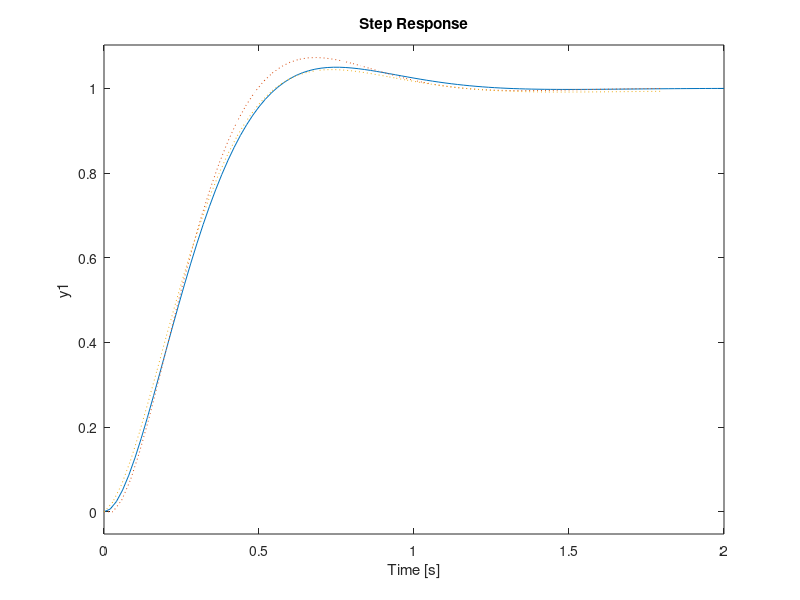

The MATLAB source for this figure:
% Generate desired state space model from overshoot and settling time

close all

OS = 0.05;  % overshoot
ts = 1;     % settling time (s)

zeta = -log(OS)/sqrt(pi^2 + log(OS)^2);
sigma = 4/ts;
wn = sigma/zeta;

G = tf(wn^2, [1 2*zeta*wn wn^2]);

step(G), grid, hold
% step(c2d(G, 1/35, 'zoh'))
% step(c2d(G, 1/35, 'tustin'))

H = ss(G)
T = 1/35;
I = c2d(H, T, 'tustin');

t = 0:T:1.8;
x = [0; 0];
y = [];

for i = t
    y = [y H.C * x];
    xdot = H.A * x + H.B;
    x = x + xdot * 1/35;
end
plot(t, y, ':');

x = [0; 0];
y = [];
for i = t
    y = [y I.C * x];
    x = I.A * x + I.B;
end
plot(t, y, ':');